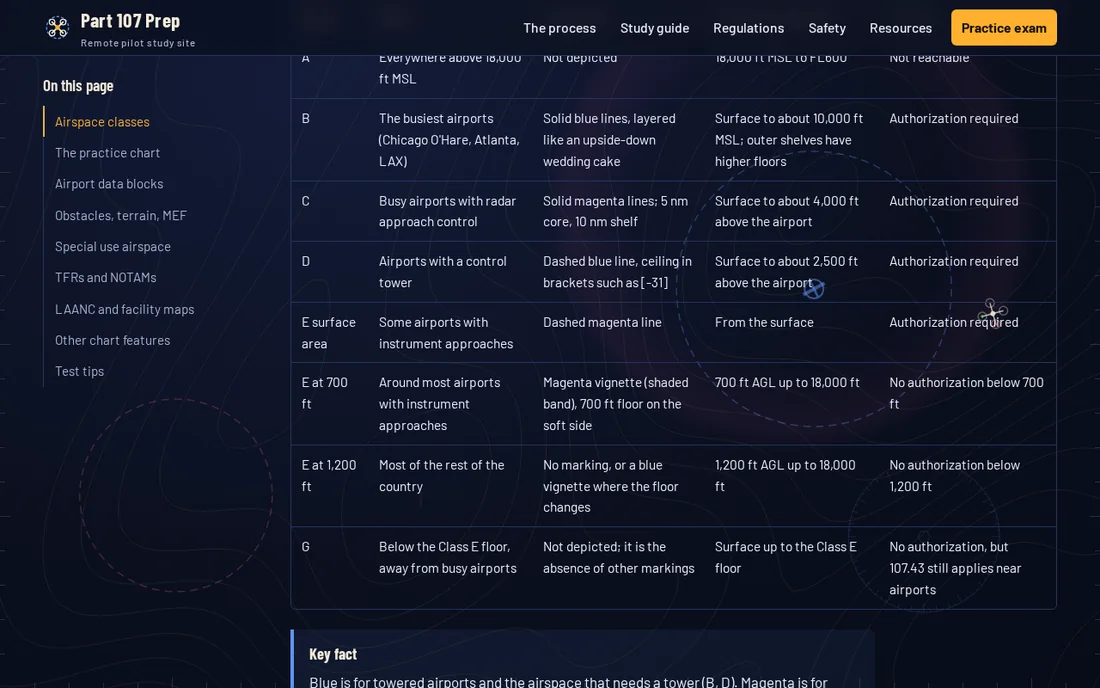
#> input picture src/assets/img/products/p107-airspace.webp, 1100 x 688 px
$ python -i refresh_screens.py   (imports and definitions only)
#> lines starting #> are read from the running program, lines starting #| are printed output that depends on the picture
"""Keep the product screens on the site current.

Opens each live product in a headless browser, captures the same screens the
site shows (src/assets/img/products), and compares each capture with the file
in the repository. When a screen looks different, the file is replaced. The
daily workflow (.github/workflows/screens.yml) commits the result and redeploys.

Run it by hand:

    pip install playwright pillow
    playwright install chromium
    python3 tools/refresh_screens.py            # update what changed
    python3 tools/refresh_screens.py --force    # recapture everything
    python3 tools/refresh_screens.py --dry-run  # report only

The comparison is visual, not pixel-exact: both images are shrunk and blurred
before they are compared and the result is the percent of the picture that
moved, so a changed date does not count as a change, while a new layout, a
new color, or a missing section does. A product that cannot be reached, or that answers with something
other than its own page, is skipped and reported rather than replaced.
"""
import argparse
import json
import os
import sys
import time

from PIL import Image, ImageChops, ImageFilter, ImageStat

ROOT = os.path.dirname(os.path.dirname(os.path.abspath(__file__)))
OUT = os.path.join(ROOT, "src", "assets", "img", "products")

# Base addresses. Override with environment variables to capture from a local copy.
PRODUCTS = {
    "safe": {"name": "IntelliSafe", "base": os.environ.get("SCREENS_SAFE", "https://tompkins52.github.io/Safety-Training/"), "title": "IntelliSafe"},
    "pm": {"name": "Painless Project Management", "base": os.environ.get("SCREENS_PM", "https://tompkins52.github.io/painless-pm/"), "title": "Painless"},
    "p107": {"name": "Part 107 Prep", "base": os.environ.get("SCREENS_P107", "https://tompkins52.github.io/part107-prep/"), "title": "Part 107"},
    "ps": {"name": "Phantom Soldier", "base": os.environ.get("SCREENS_PS", "https://phantomsoldier.org/"), "title": "Phantom Soldier"},
    "wc": {"name": "Witch Card", "base": os.environ.get("SCREENS_WC", "https://tompkins52.github.io/which-card/"), "title": "Witch Card"},
}

DESKTOP = {"viewport": {"width": 1280, "height": 800}, "device_scale_factor": 1}
PHONE = {"viewport": {"width": 390, "height": 844}, "device_scale_factor": 2}
WIDTHS = {"desktop": 1100, "phone": 390}
THRESHOLD = 2.0  # percent of the picture that may change before a screen counts as changed

# The practice exams pick questions at random. A fixed sequence makes the capture
# repeatable, so a different question is not mistaken for a changed product.
SEEDED_RANDOM = """(function () { var s = 20261028; Math.random = function () { s = (s * 9301 + 49297) % 233280; return s / 233280; }; })();"""


# [18 lines left out: functions click_first, settle, not called in this run]


# Each screen: (file name, product key, device, recipe). A recipe takes the page and the base address.
def r_goto(path="index.html", scroll=0):
    # [5 lines left out: function go, not called in this run]
    return go


# [5 lines left out: function r_safe_module, not called in this run]


def r_pm_view(label):
    # [5 lines left out: function go, not called in this run]
    return go


# [5 lines left out: function r_p107_exam, not called in this run]


# Witch Card is a phone app that keeps everything on the phone, so every capture starts
# from the same sample wallet written into the app's own storage. Cards are picked by
# name; the app never holds a card number. Every Witch Card screen is a phone screen.
# Location is on in the sample wallet, and the phone stands at a gas station: its position
# is fixed and the OpenStreetMap lookup is answered with the two businesses there, so the
# app opens with "You're at Shell" every time, the way it does at a real pump.
WC_HERE = {"latitude": 41.87860, "longitude": -87.63590, "accuracy": 15}
WC_PLACES = {"elements": [
    {"type": "node", "lat": 41.87861, "lon": -87.63589, "tags": {"name": "Shell", "brand": "Shell", "amenity": "fuel"}},
    {"type": "way", "center": {"lat": 41.87920, "lon": -87.63630}, "tags": {"name": "Jewel-Osco", "shop": "supermarket"}},
]}
WC_WALLET = ["chase-sapphire-reserve", "citi-costco-anywhere-visa", "amex-blue-cash-preferred",
             "chase-prime-visa", "wells-fargo-active-cash", "chase-freedom-unlimited"]
WC_SEED = """(ids) => {
  const now = new Date(), at = now.toISOString();
  const quarter = now.getFullYear() + '-Q' + (Math.floor(now.getMonth() / 3) + 1);
  const wallet = ids.map((id) => {
    const e = { cardId: id, added: at, activated: {}, purchases: [] };
    if (id === 'chase-prime-visa') e.memberships = { 'amazon-prime': true };
    if (id === 'chase-sapphire-reserve') e.perkState = { 'apple-tv-music': { at }, 'dashpass': { at }, 'lyft-credit': { at }, 'travel-credit': { at } };
    return e;
  });
  const dismissed = {}; dismissed['perks:' + quarter] = true;
  localStorage.clear();
  localStorage.setItem('whichcard.state.v1', JSON.stringify({ wallet, customCards: [], trips: {}, dismissed,
    prefs: { priority: 'cash', payMethod: 'card', redeem: {}, theme: 'light', location: true, showAnywhere: true },
    disclaimed: true, onboarded: true, locationAsked: true }));
}"""


def r_wc(path="index.html", then=None, first_run=False):
    """Load Witch Card with the sample wallet (or as a first-time visitor), then run an optional step."""
    # [13 lines left out: function go, not called in this run]
    return go


def wc_amount(value, then=None):
    """Wait for the app to name the store it found, then type the amount."""
    # [7 lines left out: function step, not called in this run]
    return step


def wc_scroll_to(selector):
    def step(page):
        page.locator(selector).first.scroll_into_view_if_needed(timeout=5000)
        page.evaluate("(s) => document.querySelector(s).scrollIntoView({block: 'center'})", selector)
    return step


def wc_tab(view):
    def step(page):
        page.locator(".tabs button[data-view='%s']" % view).click(timeout=5000)
    return step


def wc_card(name, perk=None):
    """Open a card from the wallet; with a perk name, scroll the perks list to it."""
    # [10 lines left out: function step, not called in this run]
    return step


SCREENS = [
    ("safe-training", "safe", "desktop", r_goto("index.html")),
    ("safe-module", "safe", "desktop", r_safe_module),
    ("safe-incidents", "safe", "desktop", r_goto("index.html#/incidents")),
    ("safe-inspections", "safe", "desktop", r_goto("index.html#/inspections")),
    ("safe-phone", "safe", "phone", r_goto("index.html")),
    ("safe-phone-incidents", "safe", "phone", r_goto("index.html#/incidents")),
    ("pm-rollup", "pm", "desktop", r_pm_view("Roll-up")),
    ("pm-projects", "pm", "desktop", r_pm_view("Projects")),
    ("pm-charter", "pm", "desktop", r_pm_view("Start a project")),
    ("pm-phone", "pm", "phone", r_goto("index.html")),
    ("pm-phone-rollup", "pm", "phone", r_pm_view("Roll-up")),
    ("p107-home", "p107", "desktop", r_goto("index.html")),
    ("p107-airspace", "p107", "desktop", r_goto("study-airspace.html", scroll=600)),
    ("p107-exam", "p107", "desktop", r_p107_exam),
    ("p107-phone", "p107", "phone", r_goto("index.html")),
    ("p107-phone-exam", "p107", "phone", r_p107_exam),
    ("ps-home", "ps", "desktop", r_goto("index.html")),
    ("ps-music", "ps", "desktop", r_goto("music/")),
    ("ps-phone", "ps", "phone", r_goto("index.html")),
    ("wc-phone", "wc", "phone", r_wc(then=wc_amount("45"))),
    ("wc-phone-anywhere", "wc", "phone", r_wc(then=wc_amount("45", then=wc_scroll_to(".anywhere")))),
    ("wc-phone-perks", "wc", "phone", r_wc(then=wc_card("Sapphire Reserve", perk="Apple TV"))),
    ("wc-phone-wallet", "wc", "phone", r_wc(then=wc_tab("wallet"))),
    ("wc-phone-hello", "wc", "phone", r_wc(first_run=True)),
]
#> further down, picture is the input picture: PIL image 1100x688 RGB; mean R, G, B 21.8, 26.7, 44.3


# [14 lines left out: function reachable, not called in this run]


def shrink(im):
    """A small, blurred version for comparison. Color is kept so a new palette counts."""
    w = 120
    g = im.convert("RGB").resize((w, max(1, round(im.height * w / im.width))), Image.LANCZOS)
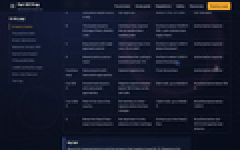
#> g: PIL image 120x75 RGB (shown 2 times larger); mean R, G, B 21.8, 26.7, 44.3
    return g.filter(ImageFilter.GaussianBlur(1.0))
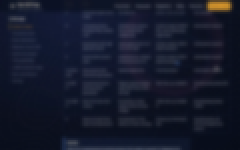
#> returned value: PIL image 120x75 RGB (shown 2 times larger); mean R, G, B 21.4, 26.3, 44


# [12 lines left out: function difference, not called in this run]


def looks_blank(im):
    return ImageStat.Stat(im.convert("L")).stddev[0] < 4


# [89 lines left out: function main, not called in this run]


# [2 lines not run here, left out]

>>> from PIL import Image
>>> picture = Image.open('../src/assets/img/products/p107-airspace.webp')
>>> result = shrink(picture)

$ run again, on src/assets/img/products/p107-phone.webp
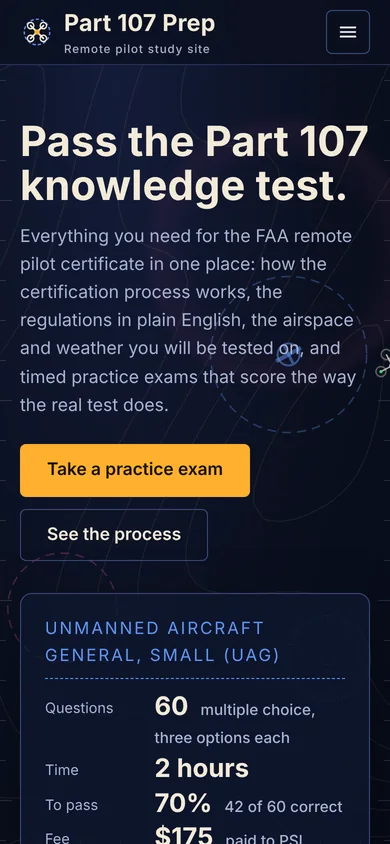
#> input picture src/assets/img/products/p107-phone.webp, 390 x 844 px
#> picture is the input picture: PIL image 390x844 RGB; mean R, G, B 35.7, 38.7, 52.9
#> in shrink, `g = im.convert("RGB").resize((w, max(1, round(im.height * w / im.width..`:
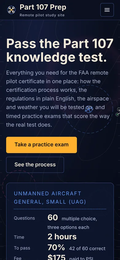
#> g: PIL image 120x260 RGB; mean R, G, B 35.6, 38.7, 52.9
#> in shrink, `return g.filter(ImageFilter.GaussianBlur(1.0))`:
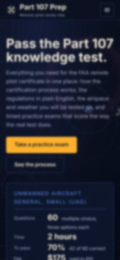
#> returned value: PIL image 120x260 RGB; mean R, G, B 35.3, 38.4, 52.6
